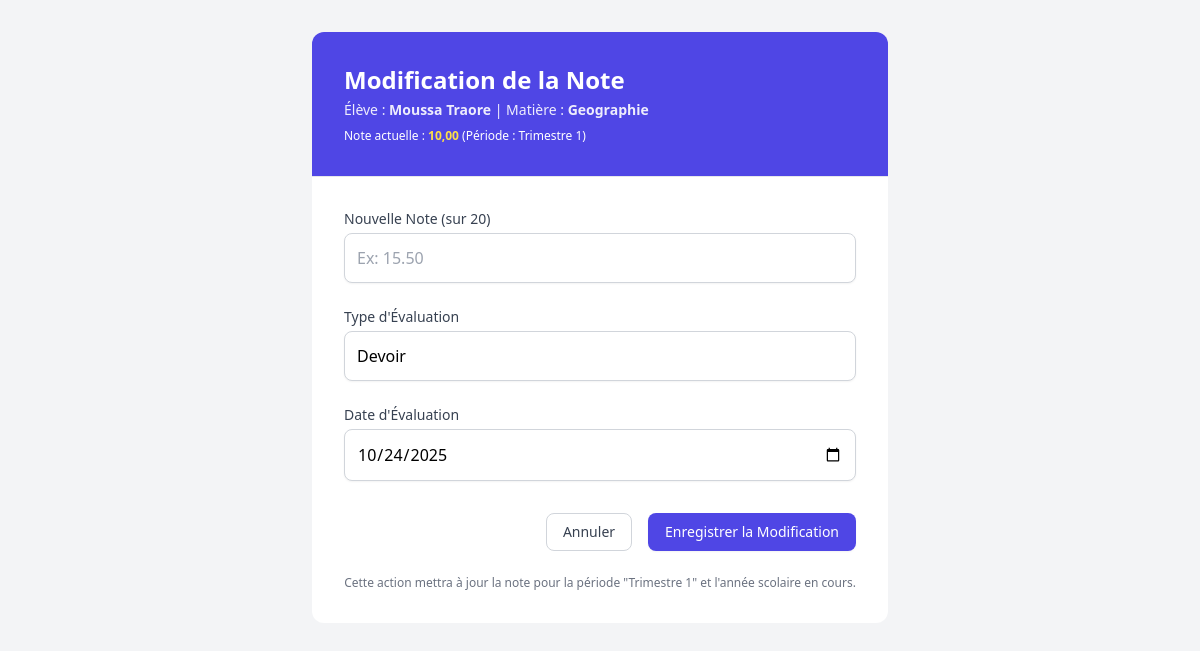
The page /notes/modifier/3/ (signed in) on the database its author committed.
### dashboard/models.py (models this page shows, shortened)
class Note(models.Model):
    ecole = models.ForeignKey(
        'EcoleSettings',
        on_delete=models.CASCADE,
        verbose_name="École",
        default=1)
    PERIODE_EVALUATION_CHOICES = [
        ('Trimestre 1', 'Trimestre 1'), ('Trimestre 2', 'Trimestre 2'),
        ('Trimestre 3', 'Trimestre 3'), ('Annuelle', 'Annuelle'),
    ]
    etudiant = models.ForeignKey(Etudiant, on_delete=models.CASCADE, related_name='notes')
    matiere = models.ForeignKey(Matiere, on_delete=models.CASCADE, verbose_name="Matière")
    valeur = models.DecimalField(max_digits=4, decimal_places=2, verbose_name="Note Obtenue (sur 20)")
    periode_evaluation = models.CharField(max_length=20, choices=PERIODE_EVALUATION_CHOICES, verbose_name="Période d'Évaluation")
    type_evaluation = models.CharField(max_length=50, blank=True, null=True, verbose_name="Type d'Évaluation")
    date_evaluation = models.DateField(default=timezone.now, verbose_name="Date de l'Évaluation")
    annee_scolaire = models.ForeignKey(AnneeScolaire, on_delete=models.CASCADE, verbose_name="Année Scolaire")
    class Meta:
        verbose_name = "Note"
        verbose_name_plural = "Notes"
        unique_together = ('etudiant', 'matiere', 'periode_evaluation', 'annee_scolaire')
        ordering = ['annee_scolaire', 'etudiant', 'periode_evaluation', 'matiere__nom']

class Etudiant(models.Model):
    ecole = models.ForeignKey(
        'EcoleSettings',
        on_delete=models.CASCADE,
        verbose_name="École",
        default=1)
    SEXE_CHOICES = [('M', 'Masculin'), ('F', 'Féminin')]
    SITUATION_CHOICES = [('Actif', 'Actif'), ('Ancien', 'Ancien'), ('Suspendu', 'Suspendu'), ('Radié', 'Radié')]
    nom = models.CharField(max_length=100, verbose_name="Nom")
    prenom = models.CharField(max_length=100, verbose_name="Prénom(s)")
    date_naissance = models.DateField(verbose_name="Date de Naissance")
    lieu_naissance = models.CharField(max_length=100, blank=True, null=True, verbose_name="Lieu de Naissance")
    genre = models.CharField(max_length=1, choices=SEXE_CHOICES, verbose_name="Sexe")
    nationalite = models.CharField(max_length=50, default='Malienne', verbose_name="Nationalité")
    adresse = models.CharField(max_length=200, blank=True, null=True, verbose_name="Adresse Résidentielle")
    ville = models.CharField(max_length=100, default='Bamako', verbose_name="Ville")
    contact_parent = models.CharField(max_length=50, blank=True, null=True, verbose_name="Contact Parent/Tuteur")
    email_parent = models.EmailField(blank=True, null=True, verbose_name="Email Parent/Tuteur")
    numero_matricule = models.CharField(max_length=50, unique=True, blank=True, null=True, verbose_name="Numéro Matricule")
    classe = models.ForeignKey(Classe, on_delete=models.SET_NULL, null=True, blank=True, verbose_name="Classe Actuelle")
    annee_scolaire_inscription = models.ForeignKey(AnneeScolaire, on_delete=models.CASCADE, verbose_name="Année d'Inscription")
    date_inscription = models.DateField(default=timezone.now, verbose_name="Date d'Inscription")
    photo_profil = models.ImageField(upload_to='photos_profil_eleves/', blank=True, null=True, verbose_name="Photo de Profil")
    statut = models.CharField(max_length=20, choices=SITUATION_CHOICES, default='Actif', verbose_name="Statut Actuel")
    class Meta:
        verbose_name = "Élève"
        verbose_name_plural = "Élèves"
        ordering = ['classe__nom_classe', 'nom', 'prenom']

class Matiere(models.Model):
    ecole = models.ForeignKey(
        'EcoleSettings',
        on_delete=models.CASCADE,
        verbose_name="École",
        default=1)
    nom = models.CharField(max_length=100, unique=True, verbose_name="Nom de la Matière")
    code_matiere = models.CharField(max_length=10, unique=True, blank=True, null=True, verbose_name="Code Matière")
    class Meta:
        verbose_name = "Matière"
        verbose_name_plural = "Matières"
        ordering = ['nom']

### dashboard/views.py (the view, shortened to what this page needs)
# urls.py: path('notes/modifier/<int:pk>/', views.modifier_note, name='modifier_note'),
@login_required
def modifier_note(request, pk):
    ecole = get_user_ecole(request)
    if not ecole:
        messages.error(request, "Vous n'êtes associé à aucune école.")
        return redirect('dashboard_accueil')
    note = get_object_or_404(Note, pk=pk, ecole=ecole)
    return render(request, 'dashboard/notes/modifier_note.html', {'note': note})

### dashboard/models.py (called while the page is built)
    def periode_essai_expiree(self):
        return self.date_fin_essai and timezone.now() > self.date_fin_essai

### dashboard/views.py (called while the page is built)
def get_user_ecole(request):
    return (
        getattr(getattr(request.user, 'enseignant', None), 'ecole', None)
        or getattr(getattr(request.user, 'etudiant', None), 'ecole', None)
        or getattr(getattr(request.user, 'profile', None), 'ecole', None)
        or (EcoleSettings.objects.first() if request.user.is_superuser else None)
    )

### dashboard/templates/dashboard/notes/modifier_note.html (shortened to what this page needs)
<!DOCTYPE html>
<html lang="fr">
<head>
    <script src="https://cdn.tailwindcss.com"></script>
</head>
<body class="bg-gray-100 min-h-screen font-sans">
<div class="container mx-auto p-4 sm:p-8">
    <div class="max-w-xl mx-auto bg-white rounded-xl card-shadow overflow-hidden">
        <div class="p-6 sm:p-8 border-b border-gray-200 bg-indigo-600 text-white">
            <h1 class="text-2xl font-bold">Modification de la Note</h1>
            <p class="text-sm opacity-90 mt-1">
                Élève : <span class="font-semibold">{{ note.etudiant.prenom }} {{ note.etudiant.nom }}</span> |
                Matière : <span class="font-semibold">{{ note.matiere.nom }}</span>
            </p>
            <p class="text-xs mt-2">
                Note actuelle : <span class="font-bold text-yellow-300">{{ note.valeur }}</span> (Période : {{ note.periode_evaluation }})
            </p>
        </div>
        <form method="POST" class="p-6 sm:p-8">
            <div class="space-y-6">
                <div>
                    <label for="valeur" class="block text-sm font-medium text-gray-700 mb-1">
                        Nouvelle Note (sur 20)
                    </label>
                    <input type="number"
                           id="valeur"
                           name="valeur"
                           step="0.01" min="0" max="20"
                           required
                           value="{{ note.valeur|floatformat:2 }}"
                           placeholder="Ex: 15.50"
                           class="mt-1 block w-full rounded-lg border-gray-300 shadow-sm focus:border-indigo-500 focus:ring-indigo-500 p-3 border">
                </div>
                <div>
                    <label for="type_evaluation" class="block text-sm font-medium text-gray-700 mb-1">
                        Type d'Évaluation
                    </label>
                    <input type="text"
                           id="type_evaluation"
                           name="type_evaluation"
                           maxlength="50" required
                           value="{{ note.type_evaluation|default:'Interrogation' }}"
                           placeholder="Ex: Devoir Maison, Composition"
                           class="mt-1 block w-full rounded-lg border-gray-300 shadow-sm focus:border-indigo-500 focus:ring-indigo-500 p-3 border">
                </div>
                <div>
                    <label for="date_evaluation" class="block text-sm font-medium text-gray-700 mb-1">
                        Date d'Évaluation
                    </label>
                    <input type="date"
                           id="date_evaluation"
                           name="date_evaluation"
                           required
                           value="{{ note.date_evaluation|date:'Y-m-d' }}"
                           class="mt-1 block w-full rounded-lg border-gray-300 shadow-sm focus:border-indigo-500 focus:ring-indigo-500 p-3 border">
                </div>
            </div>
            <div class="mt-8 flex justify-end space-x-4">
                <a href="{% url 'liste_notes_par_classe_matiere' %}"
                   class="inline-flex items-center px-4 py-2 border border-gray-300 text-sm font-medium rounded-lg text-gray-700 bg-white hover:bg-gray-50 focus:outline-none focus:ring-2 focus:ring-offset-2 focus:ring-indigo-500 transition duration-150 ease-in-out">
                    Annuler
                </a>
                <button type="submit"
                        class="inline-flex items-center px-4 py-2 border border-transparent text-sm font-medium rounded-lg shadow-sm text-white bg-indigo-600 hover:bg-indigo-700 focus:outline-none focus:ring-2 focus:ring-offset-2 focus:ring-indigo-500 transition duration-150 ease-in-out">
                    Enregistrer la Modification
                </button>
            </div>
            <p class="text-xs text-gray-500 mt-6 text-center">
                Cette action mettra à jour la note pour la période "{{ note.periode_evaluation }}" et l'année scolaire en cours.
            </p>
        </form>
    </div>
</div>
</body>
</html>

### dashboard/templates/dashboard/notes/modifier_note.html (style rules this page uses)
.card-shadow { box-shadow: 0 10px 15px -3px rgba(0, 0, 0, 0.1), 0 4px 6px -2 rgba(0, 0, 0, 0.05); }

### rows shown on the page
Note: etudiant.prenom "Moussa", etudiant.nom "Traore", matiere.nom "Geographie", valeur "10,00", periode_evaluation "Trimestre 1", type_evaluation "Devoir", date_evaluation "10/24/2025"
